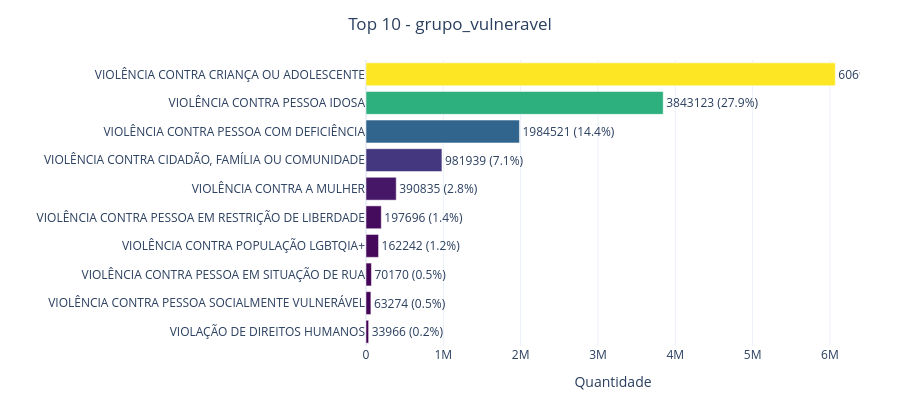

The code cell stored with this chart in its notebook:
### Markdown cell above
### Distribuição por grupo vulnerável - Top 10

### Code cell
plot_top_categories(df, "grupo_vulneravel")

### Figure 1 — Plotly figure (JSON) as saved in the notebook; plotly's stock layout.template omitted (floating-point values rounded to 4 significant figures)
{"data": [{"hovertemplate": "count=%{marker.color}<br>grupo_vulneravel=%{y}<br>label=%{text}<extra></extra>", "legendgroup": "", "marker": {"color": [33966, 63274, 70170, 162242, 197696, 390835, 981939, 1984521, 3843123, 6069063], "coloraxis": "coloraxis", "pattern": {"shape": ""}}, "name": "", "orientation": "h", "showlegend": false, "text": ["33966 (0.2%)", "63274 (0.5%)", "70170 (0.5%)", "162242 (1.2%)", "197696 (1.4%)", "390835 (2.8%)", "981939 (7.1%)", "1984521 (14.4%)", "3843123 (27.9%)", "6069063 (44.0%)"], "textposition": "outside", "type": "bar", "x": [33966, 63274, 70170, 162242, 197696, 390835, 981939, 1984521, 3843123, 6069063], "xaxis": "x", "y": ["VIOLAÇÃO DE DIREITOS HUMANOS", "VIOLÊNCIA CONTRA PESSOA SOCIALMENTE VULNERÁVEL", "VIOLÊNCIA CONTRA PESSOA EM SITUAÇÃO DE RUA", "VIOLÊNCIA CONTRA POPULAÇÃO LGBTQIA+", "VIOLÊNCIA CONTRA PESSOA EM RESTRIÇÃO DE LIBERDADE", "VIOLÊNCIA CONTRA A MULHER", "VIOLÊNCIA CONTRA CIDADÃO, FAMÍLIA OU COMUNIDADE", "VIOLÊNCIA CONTRA PESSOA COM DEFICIÊNCIA", "VIOLÊNCIA CONTRA PESSOA IDOSA", "VIOLÊNCIA CONTRA CRIANÇA OU ADOLESCENTE"], "yaxis": "y"}], "layout": {"barmode": "relative", "coloraxis": {"autocolorscale": false, "colorbar": {"title": {"text": "count"}}, "colorscale": [[0, "#440154"], [0.1111, "#482878"], [0.2222, "#3e4989"], [0.3333, "#31688e"], [0.4444, "#26828e"], [0.5556, "#1f9e89"], [0.6667, "#35b779"], [0.7778, "#6ece58"], [0.8889, "#b5de2b"], [1, "#fde725"]], "showscale": false}, "height": 400, "legend": {"tracegroupgap": 0}, "margin": {"b": 40, "l": 40, "r": 40, "t": 60}, "title": {"text": "Top 10 - grupo_vulneravel", "x": 0.5}, "xaxis": {"anchor": "y", "domain": [0, 1], "title": {"text": "Quantidade"}}, "yaxis": {"anchor": "x", "domain": [0, 1], "title": {"text": ""}}}}
